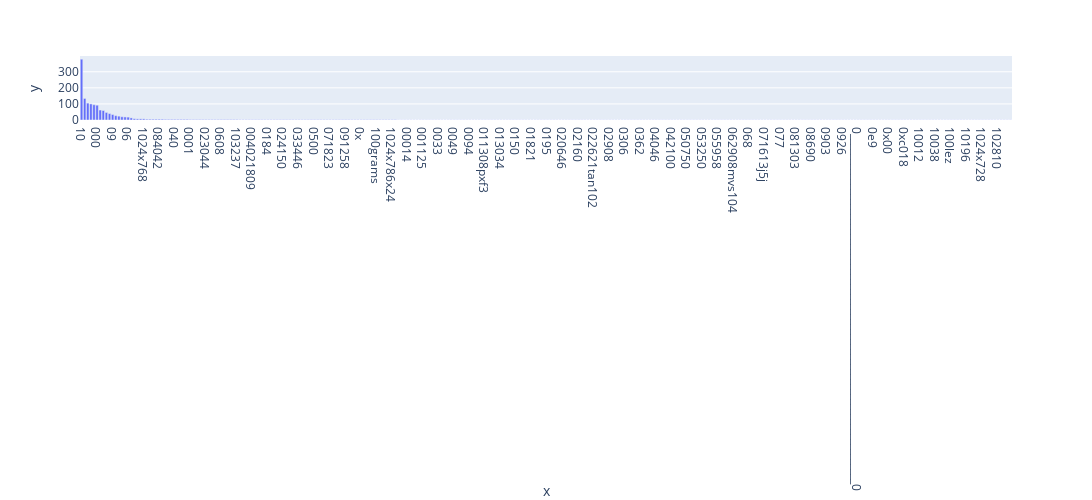

The cell this chart's notebook holds for it:
### Markdown cell above
### >>> **Exercise 15 (take home):** 
Additionally, you can attempt to sort the terms on the `x-axis` by frequency instead of in alphabetical order. This way the visualization is more meaninfgul and you will be able to observe the so called [long tail](https://en.wikipedia.org/wiki/Long_tail) (get familiar with this term since it will appear a lot in data mining and other statistics courses). see picture below

![alt txt](https://upload.wikimedia.org/wikipedia/commons/thumb/8/8a/Long_tail.svg/1000px-Long_tail.svg.png)

### Code cell
# Answer here
my_graph.update_layout(
    xaxis = {
        'categoryorder': 'total descending'
    }
)

### Figure 1 — Plotly figure (JSON) as saved in the notebook; plotly's stock layout.template omitted (floating-point values rounded to 4 significant figures; data arrays with more than 128 entries replaced by an {"elided": "..."} marker saying what was removed)
{"data": [{"alignmentgroup": "True", "hovertemplate": "x=%{x}<br>y=%{y}<extra></extra>", "legendgroup": "", "marker": {"color": "#636efa", "pattern": {"shape": ""}}, "name": "", "offsetgroup": "", "orientation": "v", "showlegend": false, "textposition": "auto", "type": "bar", "x": {"elided": "300 str values"}, "xaxis": "x", "y": {"elided": "300 int values"}, "yaxis": "y"}], "layout": {"barmode": "relative", "height": 500, "legend": {"tracegroupgap": 0}, "margin": {"t": 60}, "width": 1200, "xaxis": {"anchor": "y", "categoryarray": {"elided": "1x300 int values"}, "categoryorder": "total descending", "domain": [0, 1], "title": {"text": "x"}}, "yaxis": {"anchor": "x", "domain": [0, 1], "title": {"text": "y"}}}}
